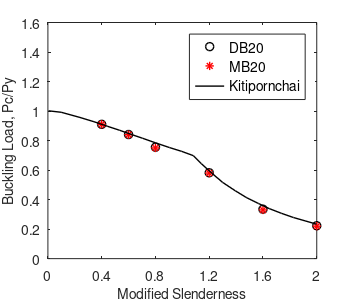

Source code (MATLAB):
%% plot Pc/PY vs Lambda
hfig=figure;
Kitipornchai = csvread('Kitipornchai.csv');
x=      [0.4 0.6   0.8   1.2   1.6   2.0];
y=     [0.91 0.841 0.755 0.582 0.335 0.223];
ymixed=[0.91 0.84  0.75  0.58  0.33  0.22];
plot(x,y,'ko','LineWidth',1)
hold on
plot(x,ymixed,'r*','LineWidth',1)
plot(Kitipornchai(:,1),Kitipornchai(:,2),'k-','LineWidth',1)
xlim([0 2.0])
ylim([0 1.6])
set(gca,'YTick',(0:0.2:1.6))
set(gca,'XTick',(0:0.4:2.0))
set(gca,'FontSize',10)
xlabel('Modified Slenderness','FontSize',10) 
ylabel('Buckling Load, Pc/Py','FontSize',10)
legend({'DB20','MB20','Kitipornchai'},'FontSize',10)
legend('Location','northeast')

% save figure
figWidth=3.5;
figHeight=3;
set(hfig,'PaperUnits','inches');
set(hfig,'PaperPosition',[0 0 figWidth figHeight]);
fileout=('test2.');
print(hfig,[fileout,'tif'],'-r800','-dtiff');